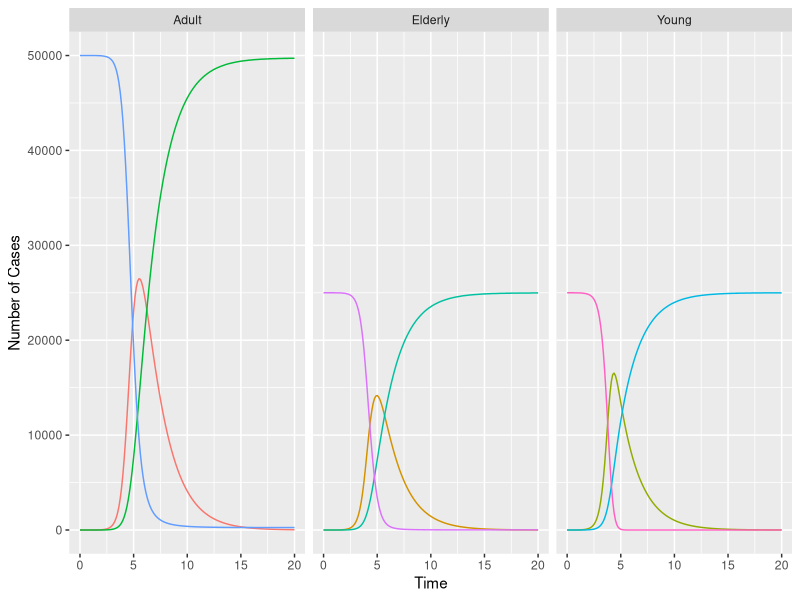
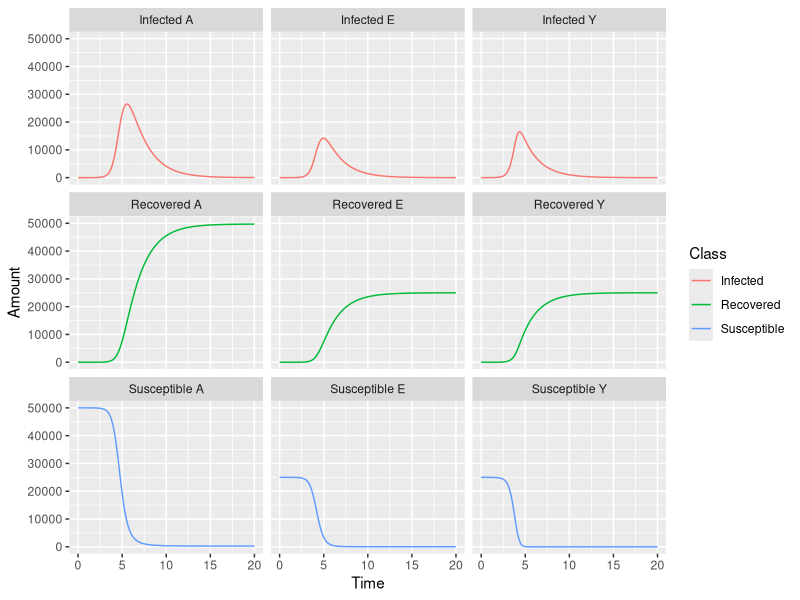
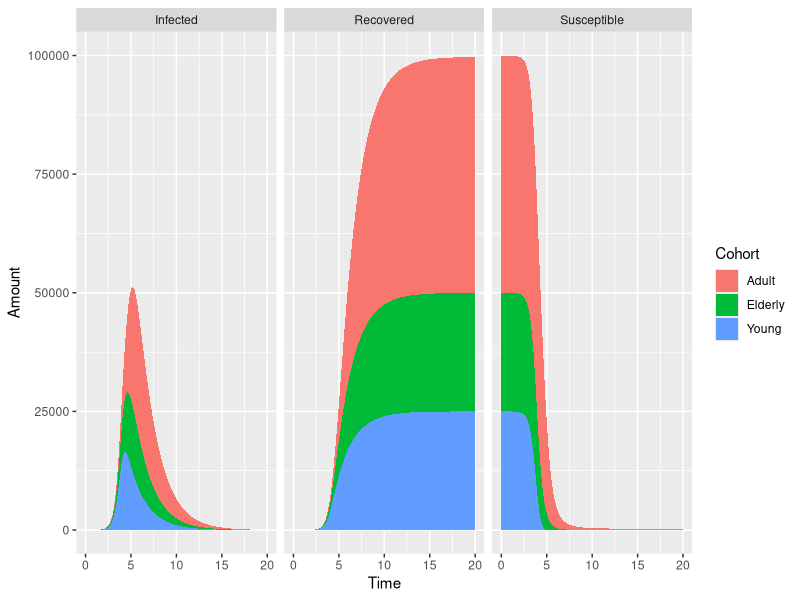
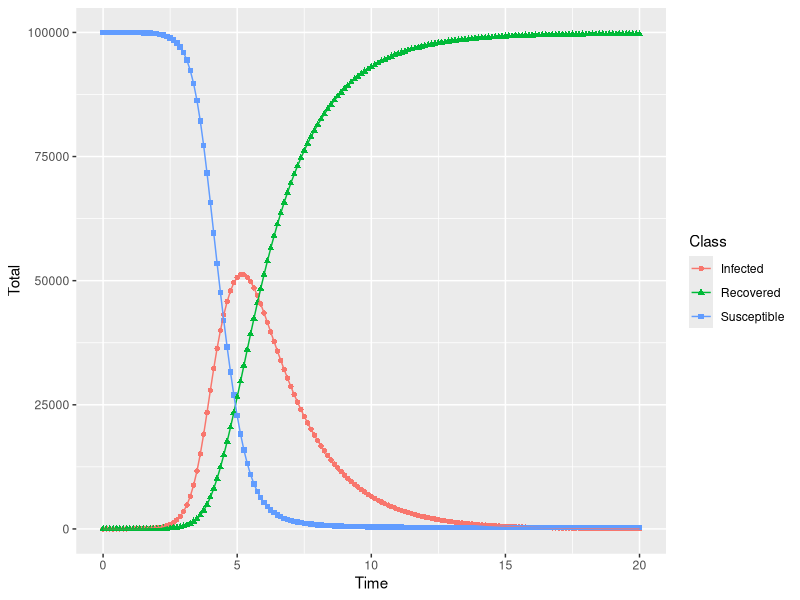

Here is the R script that generated these plots, in order: (Note: this script raises an error after producing the figures.)
library(tidyverse)

res <- read_csv("tidyverse/data/SimulationOutput.csv")

colnames(res)

# Selecting specific variables (stocks)

out <- res %>% 
         select(Time,starts_with("Susceptible"),
                     starts_with("Infected"),
                     starts_with("Recovered"))


out_td <- out %>% gather(key=Variable,value = Amount,`Susceptible A`:`Recovered Y`)

new_td <- out_td %>% 
           mutate(Cohort=case_when(
                   grepl("A$",Variable) ~ "Adult", 
                   grepl("E$",Variable) ~ "Elderly", 
                   grepl("Y$",Variable) ~ "Young"),
                  Class=case_when(
                   grepl("^S",Variable) ~ "Susceptible", 
                   grepl("^I",Variable) ~ "Infected", 
                   grepl("^R",Variable) ~ "Recovered"))


ggplot(new_td) + geom_path(aes(x=Time,y=Amount,colour=Variable))+
  ylab("Number of Cases")+
  facet_wrap(~Cohort)+guides(colour=F)

ggplot(new_td) + geom_line(aes(x=Time,y=Amount,colour=Class))+
  facet_wrap(~Variable)

ggplot(new_td) + geom_area(aes(x=Time,y=Amount,fill=Cohort))+
  facet_wrap(~Class)

peaks <- new_td %>% filter(Class=="Infected") %>% 
                    group_by(Variable) %>% 
                    summarise(MaxInfected=max(Amount),
                              TimeMaxInfected=Time[which.max(Amount)])

agg <- new_td %>% group_by(Time,Class) %>%
         summarise(Total=sum(Amount))

slice(agg,1:6)

fig.4 <- ggplot(agg,aes(x=Time,y=Total,colour=Class, shape=Class)) + geom_point() +geom_line()

#fig.4.bw <- ggplot(agg,aes(x=Time,y=Total,shape=Class)) + geom_point() +
#            geom_line()+scale_fill_grey()

ggsave("Figure_4.eps",dpi=600,plot = fig.4)
ggsave("Figure_4_bw.eps",dpi=600,plot = fig.4.bw)
